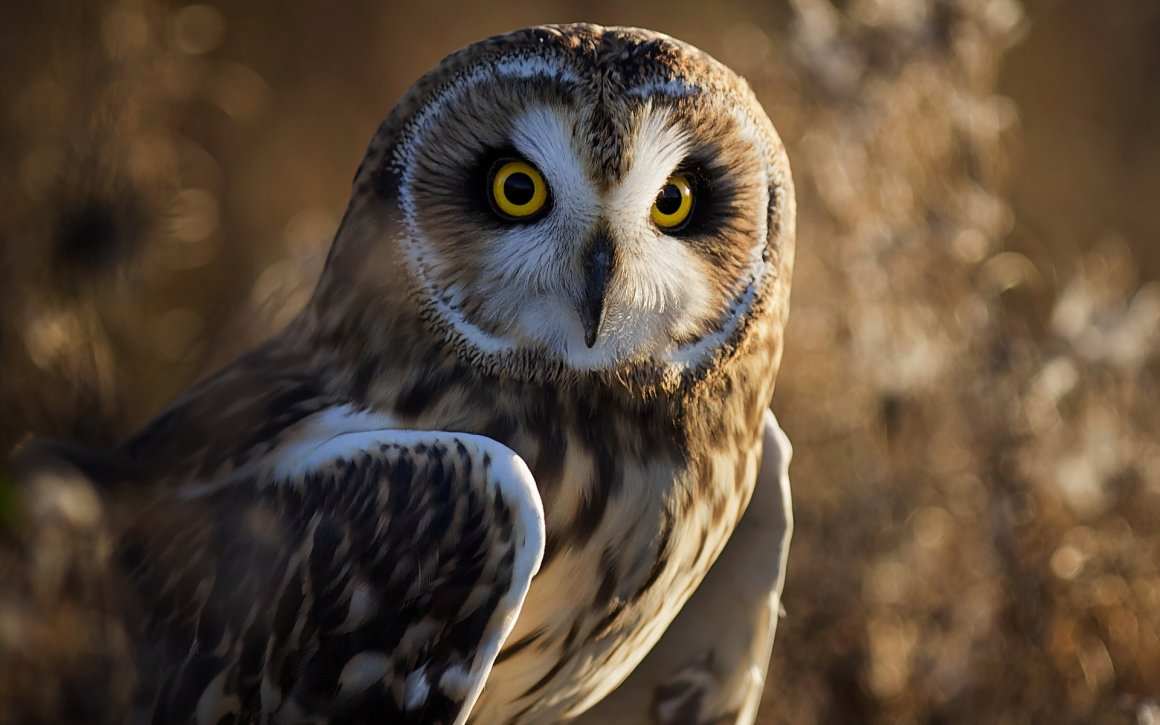
#> input picture owl.jpg, 1160 x 725 px
$ jupyter execute --allow-errors LAB_4.ipynb   (older library calls are emulated)
#> lines starting #> are read from the running program, lines starting #| are printed output that depends on the picture; after the words box and inside, x2 and y2 are one past the last pixel; in counts of white or black regions, pixels touching at a corner belong together
# ЛАБОРАТОРНАЯ РАБОТА №4

## 1) На произвольный фон наложить произвольное изображение, используя координаты наложения (по центру фона и в произвольной области). Полученные результаты наложения сохранить в отдельные файлы.

[cell 1]
from PIL import Image
import random

[cell 2]
img1 = Image.open('owl.jpg') # открываем фото 1
#> img1 is the input picture: PIL image 1160x725 RGB; mean R, G, B 91.4, 74.5, 57.8
img2 = Image.open('mouse.jpg') # открываем фото 2
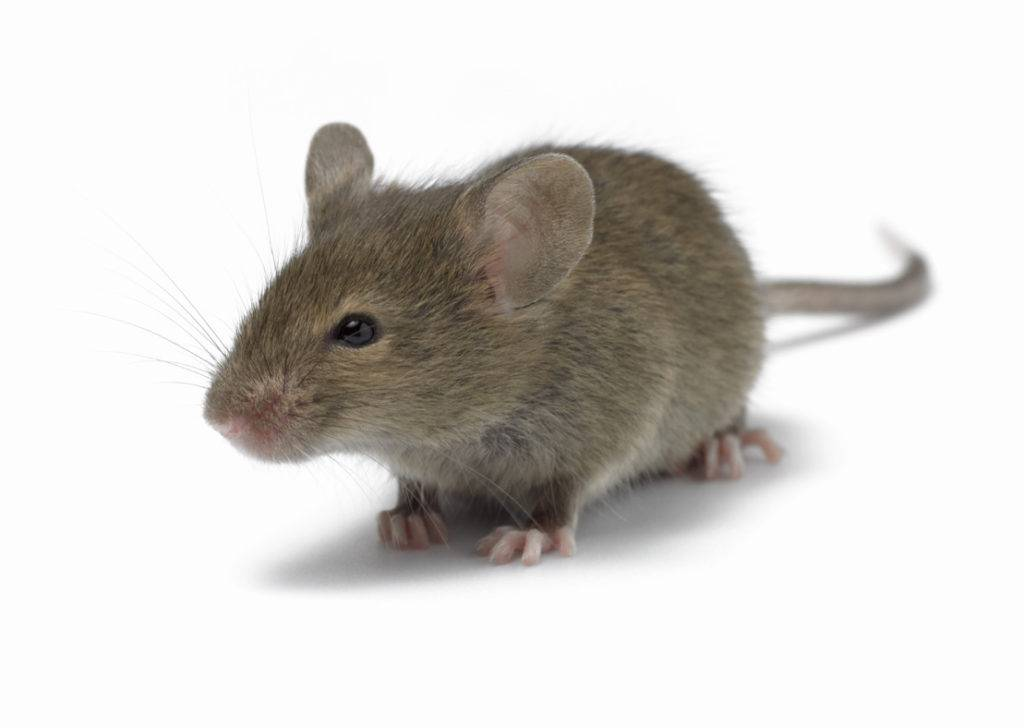
#> input picture mouse.jpg, 1024 x 728 px
#> img2 is the input picture: PIL image 1024x728 RGB; mean R, G, B 215.5, 213, 209.8

[cell 3]
img2 = img2.resize((200, 200), Image.ANTIALIAS)  # изменяем размер до 200х200, применяем способ сглаживания изображения Image.ANTIALIAS
#> img2: PIL image 200x200 RGB

[cell 4]
# записываем позицию по центру (x, y)
position = (int((img1.width-img2.width)/2), int((img1.height-img2.height)/2))
#> position = (480, 262)

[cell 5]
img = img1 # записуем в переменную img открытое фото, которое записано в переменную img1

[cell 6]
img.paste(img2, position)#наложение
img.show()
img.save('onCenter.jpg')#сохранить

[cell 7]
# задаем позицию произвольно
x = random.randint(0, img1.size[0]-img2.size[0])
#> x = 864
y = random.randint(0, img1.size[1]-img2.size[1])
#> y = 394
position = (x, y)
#> position = (864, 394)

[cell 8]
img1 = Image.open('owl.jpg')# открываем фото 1
img = img1 # записуем в переменную img открытое фото, которое записано в переменную img1
img.paste(img2, position)#наложение
img.show()
img.save('onRandom.jpg')#сохранить

[cell 9]
#  очистить данные от том, что в переменных img1 и img2 были открыты фото
img1.close() # закрыть
img2.close() # закрыть

## 2) Создать свою маску наложений и применить ее к произвольному изображению или фотографии.

[cell 10]
# pip install opencv-contrib-python --upgrade
# pip install opencv-python
# conda install opencv
import cv2 # импорт библиотеки OpenCV
import matplotlib.pyplot as plt

[cell 11]
import numpy as np

[cell 12]
img1 = cv2.imread('owl.jpg')
#> img1: shape (725, 1160, 3)
img2 = cv2.imread('mouse.jpg')
#> img2: shape (728, 1024, 3)

[cell 13]
img2.shape
#> Out = (728, 1024, 3)

[cell 14]
size = (350, 250)
img2 = cv2.resize(img2, size) # маштабирование
#> img2: shape (250, 350, 3)

[cell 15]
img2.shape
#> Out = (250, 350, 3)

[cell 16]
rows, cols, channels = img2.shape # записуем в переменные количество строк столбцов каналов
#> rows = 250; cols = 350; channels = 3
roi = img1[0:rows, 0:cols] # пиксельный массив
img2gray = cv2.cvtColor(img2, cv2.COLOR_BGR2GRAY) # преобразуем изображение из цветового простанства в ч/б

[cell 17]
img2gray

[cell 18]
"""
 threshold функция бинаризации. Бинаризация изображения заключается в том,
 чтобы установить значение серого пикселей на изображении равным 0 или 255,
 что сделает все изображение четким черно-белым.
 Эта функция имеет четыре параметра:
 первый - это исходное изображение,
 второй - порог для классификации,
 третий - новое значение, задаваемое, когда порог выше (ниже),
 а четвертый Один из них - это метод выбора параметров
 cv2.THRESH_BINARY - черно-белое двоичное значение
 порог установлен на 200. Для метода BINARY, когда значение серого на изображении больше 200, значение пикселя сброса равно 255.
"""
ret, mask = cv2.threshold(img2gray, 200, 255, cv2.THRESH_BINARY) # значение, маска
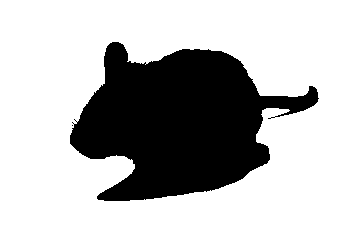
#> mask: shape (250, 350); 73.6% white; 2 black regions (1 under 20 px), largest, box (x1, y1, x2, y2) and area: (70, 42, 319, 201) 23121

[cell 19]
plt.imshow(mask, 'gray')

[cell 20]
mask_inv = cv2.bitwise_not(mask) # инверсия

[cell 21]
plt.imshow(mask_inv, 'gray')

[cell 22]
 # наложение маски на фон
img1_bg = cv2.bitwise_and(roi, roi, mask = mask)

[cell 23]
 # получение маски из фона
img2_fg = cv2.bitwise_and(img2, img2, mask = mask_inv)

[cell 24]
# сложение
dst = cv2.add(img1_bg, img2_fg)

[cell 25]
img1[0:rows, 0:cols] = dst
#> img1: shape (725, 1160, 3); mean B, G, R 59.4, 75.8, 92.3

[cell 26]
cv2.imshow('withMask', img1)
cv2.imwrite('result.jpg', img1)
cv2.waitKey(0)
cv2.destroyAllWindows()

[cell 27]
"""
bitwise_and
Вычисляет для каждого элемента побитовое соединение двух массивов или массива и скаляра.

Параметры:

src1 - первый входной массив или скаляр.
src2 - второй входной массив или скаляр.
src - один входной массив
значение - скалярное значение.
dst - выходной массив того же размера и типа, что и входные массивы.
маска - необязательная маска операции, 8-битный одноканальный массив, который определяет элементы выходного массива, которые необходимо изменить."""

## 3) Выполнить операцию нерезкого маскирования для произвольного цветного и полутонового изображения (размыть исходное изображение, вычесть из исходного изображения размытое (должна увеличиться резкость)).

[cell 28]
from PIL import Image, ImageFilter # Импортируем модули Image и ImageFilter из библиотеки PIL
import matplotlib.pylab as plt # Импортируем модуль pylab из библиотеки matplotlib и обзываем его как plt

[cell 29]
im = Image.open('owl.jpg')
im2 = im.filter(ImageFilter.UnsharpMask(radius=2, percent=150))
# radius - радиус размытия 2 пикселя
# percent - показывает насколько темнее и насколько светлее становятся границы краев, в % (на картинке показан как Эффект)

[cell 30]
imb = Image.open('owl.jpg')
imb = imb.convert('L')
im2b = imb.filter(ImageFilter.UnsharpMask(radius=2, percent=150))

[cell 31]
fig = plt.figure(figsize=(15,7))

# cоздаем области для рисунков
ax_1 = fig.add_subplot(2, 2, 1)
ax_2 = fig.add_subplot(2, 2, 2)
ax_3 = fig.add_subplot(2, 2, 3)
ax_4 = fig.add_subplot(2, 2, 4)

# отобразить картинки
ax_1.imshow(im)
ax_2.imshow(im2)
ax_3.imshow(imb)
ax_4.imshow(im2b)

# отключить оси
ax_1.axis('off')
ax_2.axis('off')
ax_3.axis('off')
ax_4.axis('off')

# установить названия рисунков
ax_1.set(title='Original')
ax_2.set(title='Sharpened')
ax_3.set(title='Original wb')
ax_4.set(title='Sharpened wb')

# fig.set_facecolor('lightgrey')

plt.savefig('LAB_4_p3.jpg') # сохранить изображение
plt.show() # убрать из показа не нужную информацию

## 4) Для произвольного изображения: определить границы с использованием операторов Собеля и Гаусса, сравнить результаты и сделать вывод, построить гистограммы.

[cell 32]
import numpy as np # Импортируем библиотеку numpy и обызваем ее np
import matplotlib.pylab as plt # Импортируем модуль pylab из библиотеки matplotlib и обзываем его как plt
from PIL import Image # Импортируем модули Image из библиотеки PIL
from scipy.ndimage import filters

Наиболее общим способом поиска разрывов является обработка изображения с помощью скользящей маски, называемой также фильтром, ядром, окном или шаблоном, которая представляет собой некую квадратную матрицу, соответствующую указанной группе пикселей исходного изображения. Элементы матрицы принято называть коэффициентами. Оперирование такой матрицей в каких-либо локальных преобразованиях называется фильтрацией или пространственной фильтрацией.
При обнаружении перепадов яркости используются дискретные аналоги производных первого

есть сумма произведений коэффициентов маски на значения пикселей непосредственно под маской

[cell 33]
def sobel(img):
    imx = np.zeros(img.shape) # создаем нулевые матрицы размером такие же как и исходная картинка
    imy = np.zeros(img.shape)
    filters.sobel(img, axis=1, output=imx) # производная первого порядка гауссианы по x
    filters.sobel(img, axis=0, output=imy) # производная первого порядка гауссианы по y
    img_s = np.sqrt(imx**2+imy**2) # величина градиента
    return img_s

[cell 34]
"""
sigma - Стандартное отклонение для ядра Гаусса.
Стандартные отклонения фильтра Гаусса приведены для каждой оси в виде последовательности или в виде одного числа,
и в этом случае они равны для всех осей.

order - Порядок фильтра вдоль каждой оси задается в виде последовательности целых чисел или в виде одного числа.
Порядок 0 соответствует свертке с гауссовым ядром.
Положительный порядок соответствует свертке с этой производной гауссова.
"""

[cell 35]
def gaus(img):
    imx = np.zeros(img.shape) # создаем нулевые матрицы размером такие же как и исходная картинка
    imy = np.zeros(img.shape)
    filters.gaussian_filter(img, sigma=(1, 1), order=(0, 1), output=imx) # производная первого порядка гауссианы по x
    filters.gaussian_filter(img, sigma=(1, 1), order=(1, 0), output=imy) # производная первого порядка гауссианы по y
    img_g = np.sqrt(imx**2 + imy**2) # величина градиента
    return img_g

[cell 36]
img_original = Image.open('owl.jpg').convert('L')
img_original = np.array(img_original)
img_gaus = gaus(img_original)
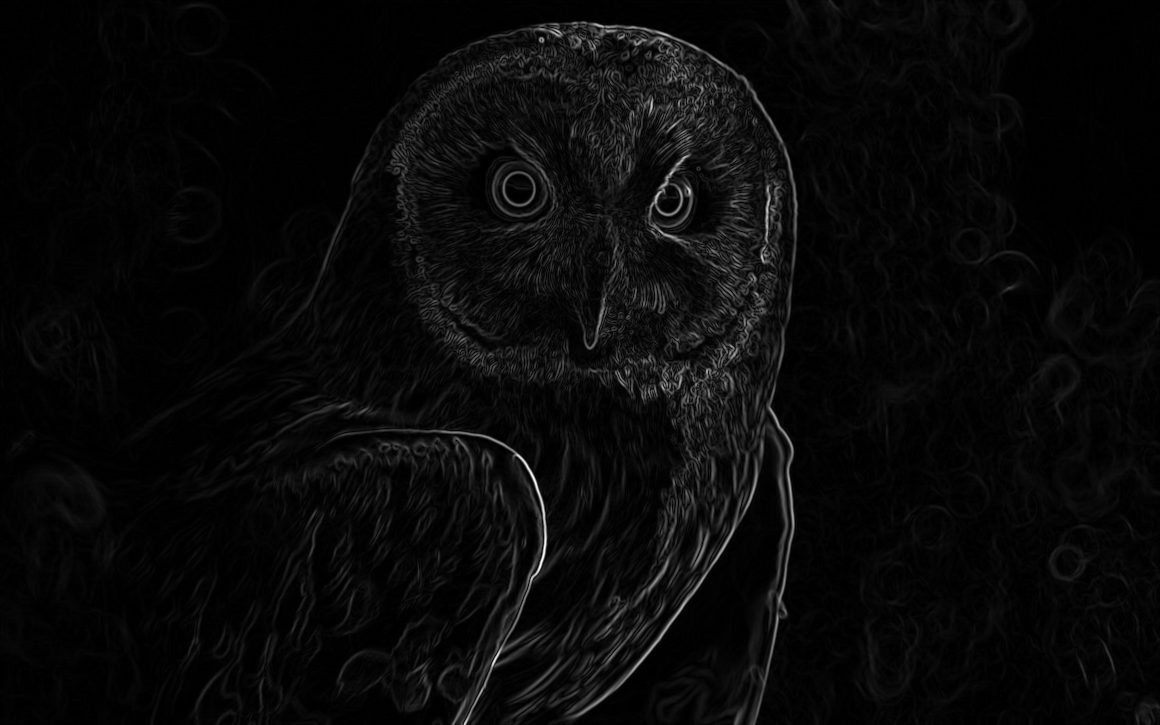
#> img_gaus: shape (725, 1160) float64; min 0, max 82.71, mean 3.1; drawn with min black and max white
img_sobel = sobel(img_original)

[cell 37]
fig = plt.figure(dpi=150, figsize=(15,7))

# cоздаем области для рисунков
ax_1 = fig.add_subplot(3, 2, 1)
ax_2 = fig.add_subplot(3, 2, 2)
ax_3 = fig.add_subplot(3, 2, 3)
ax_4 = fig.add_subplot(3, 2, 4)
ax_5 = fig.add_subplot(3, 2, 5)
ax_6 = fig.add_subplot(3, 2, 6)

# отобразить картинки
ax_1.imshow(img_original)
ax_2.hist(img_original.flatten(), 256)
ax_3.imshow(img_gaus, cmap=plt.cm.gray)
ax_4.hist(img_gaus.flatten(), 256)
ax_5.imshow(img_sobel, cmap=plt.cm.gray)
ax_6.hist(img_sobel.flatten(), 256)

# отключить оси
ax_1.axis('off')
ax_3.axis('off')
ax_5.axis('off')

# установить названия рисунков
ax_1.set(title='Оригинал')
ax_2.set(title='Гистограммы яркостей пикселей')
ax_3.set(title='Оператор Гаусса')
ax_5.set(title='Оператор Собеля')

plt.savefig('LAB_4_p4.jpg') # сохранить изображение
#> figure, not shown here; panel 2: tallest bar 9790 high, from x = 57.55 to 58.54; panel 4: tallest bar 130960 high, from x = 0.323 to 0.646; panel 6: tallest bar 173522 high, from x = 3.63 to 7.26
plt.show() # убрать из показа не нужную информацию

## 5) Определить количество углов на изображении с помощью детектора Харриса.

[cell 38]
import cv2
import numpy as np

[cell 39]
print(f'Количество углов: {15}')

#> (a cell that did not finish here is left out)

#> (a cell that did not finish here is left out)

#> (a cell that did not finish here is left out)

[cell 43]
"""
img - Входное изображение. Он должен быть в оттенках серого и типа float32.
размер блока - это размер окрестности, учитываемый для определения угла.
ksize - параметр диафрагмы используемой производной Собеля.
свободный параметр детектора к-Харриса в уравнении.
"""
#> (the rest of this cell did not finish here and is left out)

[cell 44]
dst = cv2.dilate(dst, None) # Дескриптор – идентификатор особой точки.  Передаем изображение и ядро

#> (a cell that did not finish here is left out)

[cell 46]
cv2.imshow('dst', img)
cv2.imwrite('res.jpg', img)
cv2.waitKey(0)
cv2.destroyAllWindows()

## 6) Определить количество объектов с помощью функции Label.

[cell 47]
from scipy.ndimage import measurements
from PIL import Image
import cv2
import numpy as np

[cell 48]
file_name = 'shach.jpeg'
img = cv2.imread(file_name) # читаем изображение с помощью метода imread()
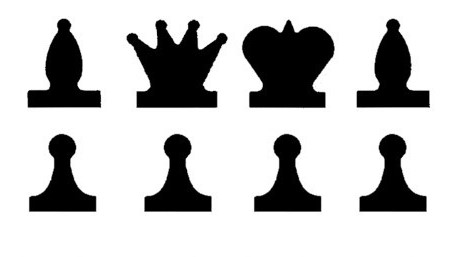
#> input picture shach.jpeg, 457 x 257 px
#> img is the input picture: shape (257, 457, 3); min 0, max 255, mean 194.6
img = np.array(img) # изображение записуем в виде массива пикселей

[cell 49]
img = 1 * (img < 200)
#> img: shape (257, 457, 3) int64; values 0 (black) and 1 (white), 24.5% white; 8 white regions, largest, box (x1, y1, x2, y2) and area: (242, 19, 335, 108) 6111, (126, 19, 228, 108) 5513, (27, 18, 101, 108) 3312

#> (a cell that did not finish here is left out)

#> (a cell that did not finish here is left out)

Объект, подобный массиву, который должен быть помечен. Любые ненулевые значения во входных данных считаются объектами, а нулевые значения считаются фоном.

[cell 52]
labels, nbr_objects = measurements.label(img)
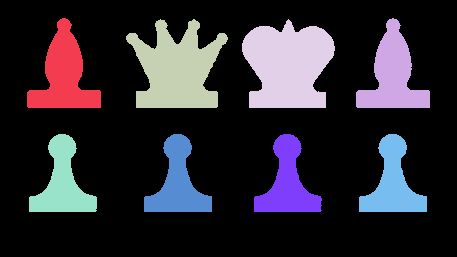
#> labels: shape (257, 457, 3) int32; 9 distinct labels, from 0 to 8; one colour per label, 0 black
#> nbr_objects = 8

[cell 53]
print(f'Количество объектов на изображении: {nbr_objects}')
#| Количество объектов на изображении: 8
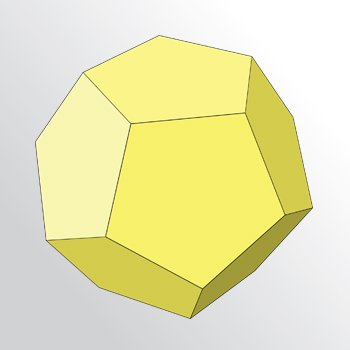
#> input picture Dodekaehdr.jpg, 350 x 350 px
#> further down, img is the input picture: shape (350, 350, 3); mean B, G, R 179.9, 230.7, 233.2

## 7) Наложить на изображение углы Харриса, центры масс объектов и области SIFT (используя разные цвета)

[cell 54]
import cv2
import numpy as np
import imageio as iio
import matplotlib.pyplot as plt
from skimage import filters
from skimage.color import rgb2gray
from skimage.measure import regionprops
from PIL import Image, ImageDraw

[cell 55]
def harris(img):
    gray = cv2.cvtColor(img, cv2.COLOR_BGR2GRAY)
    gray = np.float32(gray)
    dst = cv2.cornerHarris(gray, 2, 3, 0.07)
    dst = cv2.dilate(dst, None)
    count = 0
    img[dst > 0.01*dst.max()] = [100, 100, 255]
    return img

[cell 56]
def mass(filename):
#> called with filename = 'Dodekaehdr.jpg'
    image = rgb2gray(iio.imread(filename))
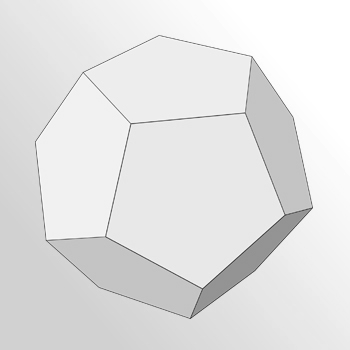
#> image: shape (350, 350) float64; min 0.227, max 1, mean 0.892
    threshold_value = filters.threshold_otsu(image)
#> threshold_value = 0.853
    labeled_foreground = (image > threshold_value).astype(int)
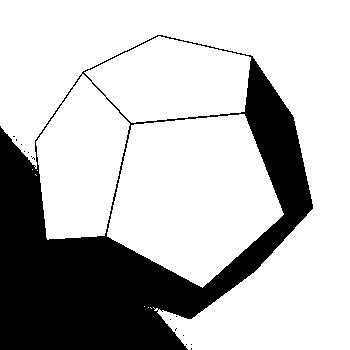
#> labeled_foreground: shape (350, 350) int64; values 0 (black) and 1 (white), 74% white; 15 black regions (14 under 20 px)
    properties = regionprops(labeled_foreground, image)
#> properties = 1 regions; box (x1, y1, x2, y2) and area: (0, 0, 350, 350) 90679
    center_of_mass = properties[0].centroid
#> center_of_mass = (147.9, 191.7)
    return center_of_mass

[cell 57]
# [7 lines of commented-out code are left out]

[cell 58]
# читаем изображение с помощью метода imread() библиотеки cv2
file_name = 'Dodekaehdr.jpg'
img = cv2.imread(file_name)

[cell 59]
# Ищем центр масс
x, y = mass(file_name)
#> x = 147.9; y = 191.7

[cell 60]
# Рисуем на изображении круг в центре масс (в точке х, у)
img = cv2.circle(img, (int(y), int(x)), 5, (255, 0, 255), 5)
#> img: shape (350, 350, 3); 0.17% of pixels changed, all inside (x1, y1, x2, y2) = (183, 139, 200, 156)
# cv2.circle(image, center_coordinates, radius, color, thickness)

[cell 61]
# Рисуем на изображении углы Харриса
dst = harris(img)
#> in harris, `dst = cv2.dilate(dst, None)`:
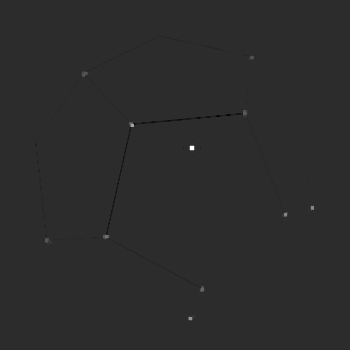
#> dst: shape (350, 350) float32; min -4393615, max 20619914, mean 1831.3; drawn with min black and max white
#> in harris, `img[dst > 0.01*dst.max()] = [100, 100, 255]`:
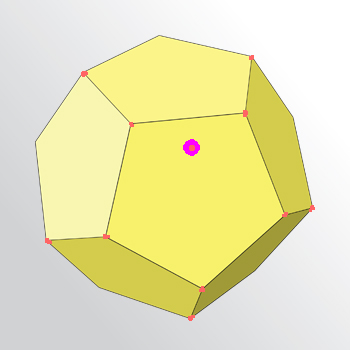
#> img: shape (350, 350, 3); mean B, G, R 180.1, 230.1, 233.4
